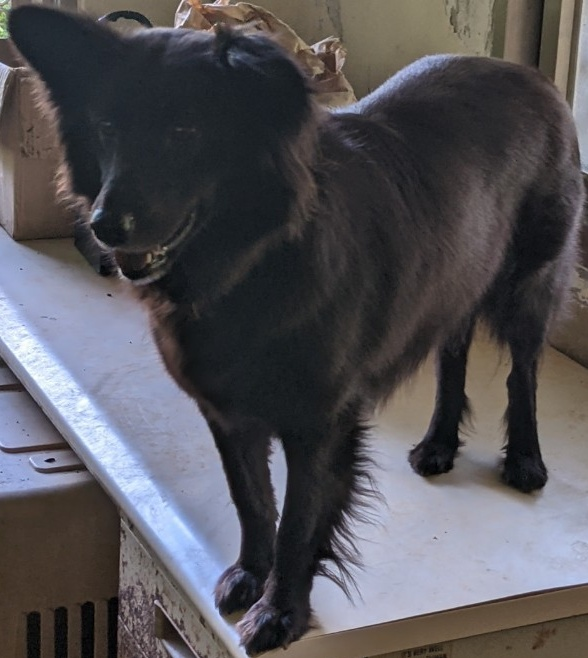
#> input picture dataset/images/Momo/img (100)_0.jpg, 588 x 658 px; its folder holds only this picture in this run
$ python gen_data.py
#> lines starting #> are read from the running program, lines starting #| are printed output that depends on the picture
import cv2, numpy as np, tqdm, os

cv2.imread=lambda path: cv2.imdecode(np.fromfile(path, dtype=np.uint8), cv2.IMREAD_COLOR)


''''''''' Positive '''''''''
data_x=[]
data_y=[]
for ind,pack in enumerate(os.listdir('dataset/images')):
    bar=tqdm.tqdm(os.listdir(f'dataset/images/{pack}'))
    bar.set_description(pack)
    for file in bar:
        img=cv2.imread(f'dataset/images/{pack}/{file}')
#> img is the input picture: shape (658, 588, 3); mean B, G, R 86.7, 82.4, 84.2
        img=cv2.resize(img, (224,224))
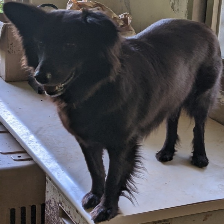
#> img: shape (224, 224, 3); mean B, G, R 86.5, 82.3, 84.1
        data_x.append(img)
        data_y.append(ind)
#> pass 2 of the loop `for ind,pack in enumerate(os.listdir('dataset/images')):`:
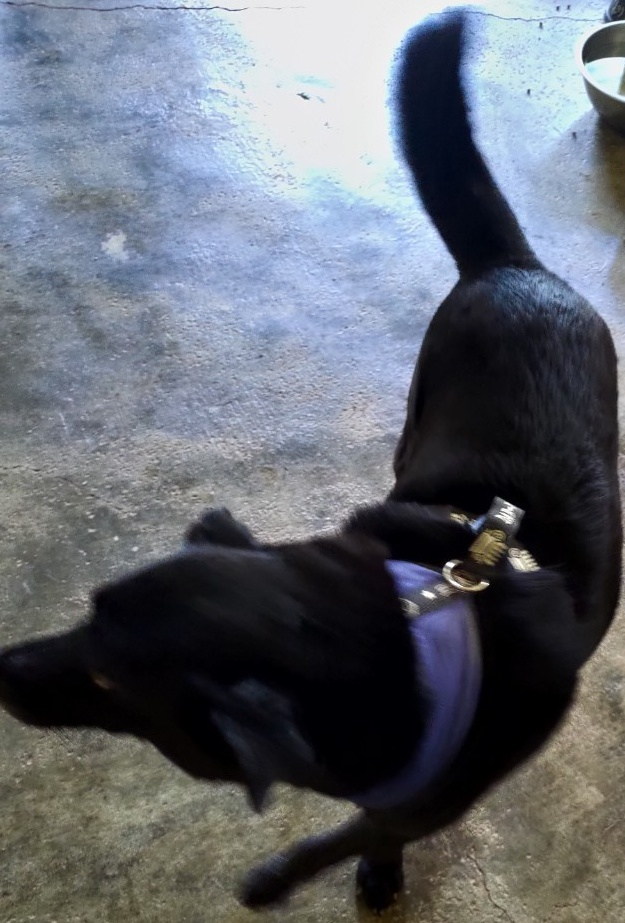
#> input picture dataset/images/偽鬆/img (1)_3.jpg, 625 x 923 px
#> img is the input picture: shape (923, 625, 3); mean B, G, R 112.3, 104, 99.3
#> `img=cv2.resize(img, (224,224))`:
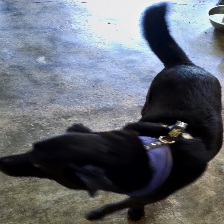
#> img: shape (224, 224, 3); mean B, G, R 112.2, 103.9, 99.2
for ind,pack in enumerate(os.listdir('dataset/instagram_test/images')):
    bar=tqdm.tqdm(os.listdir(f'dataset/instagram_test/images/{pack}'))
    bar.set_description(pack)
    for file in bar:
        img=cv2.imread(f'dataset/instagram_test/images/{pack}/{file}')
        img=cv2.resize(img, (224,224))
        data_x.append(img)
        data_y.append(ind)
#> pass 2 of the loop `for ind,pack in enumerate(os.listdir('dataset/instagram_test/images')):`:

data_x=np.array(data_x)
data_y=np.array(data_y)

np.random.seed(20220425)
train_x=[]
train_y=[]
valid_x=[]
valid_y=[]
for cla in np.unique(data_y):
    indices=np.where(data_y==cla)[0]
    np.random.shuffle(indices)
    valid_pick=np.random.choice(indices, size=int(len(indices)*0.1), replace=False)
    train_pick=indices[~np.isin(indices, valid_pick)]
    train_x.extend(data_x[train_pick])
    train_y.extend(data_y[train_pick])
    valid_x.extend(data_x[valid_pick])
    valid_y.extend(data_y[valid_pick])
#> after the loop, train_x = 4 items; train_y = [0, 0, 1, 1]; valid_x = []; valid_y = []

xy=list(zip(train_x,train_y))
#> xy = 4 items
np.random.shuffle(xy)
train_x,train_y=zip(*xy)
#> train_y = (0, 1, 1, 0)
xy=list(zip(valid_x,valid_y))
#> xy = []
np.random.shuffle(xy)
#> (the run stopped early here; a loop or call above may not have finished)
